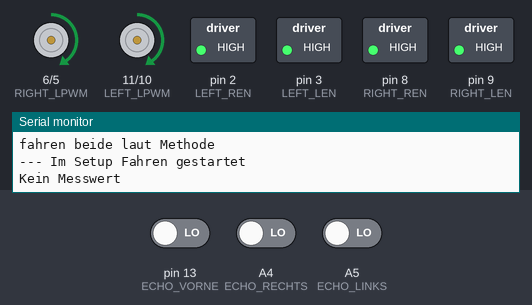
Bench run of a sketch on a simulated Arduino Uno, built with avr-gcc and run on an emulated ATmega328P. Parts: motor-driver pin pairs drawn as motors (green arrow = first pin HIGH = forward, orange = second pin HIGH = backward, longer = more drive), switched loads named in the sketch (green lamp = pin HIGH), the last lines printed to the serial monitor. Inputs (shaded band) come from the test bench; at power-on: pin 13 (ECHO_VORNE) LOW, A4 (ECHO_RECHTS) LOW, A5 (ECHO_LINKS) LOW. Pins used as bus, display or sensor lines are not drawn.

Above: at 4.5 s.
At 14.9 s:
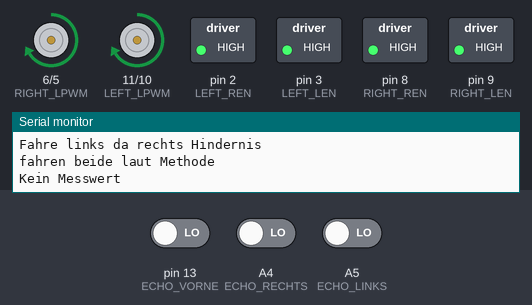
At 27.8 s:
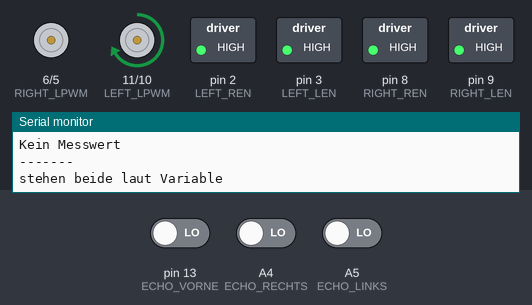
At 55.5 s:
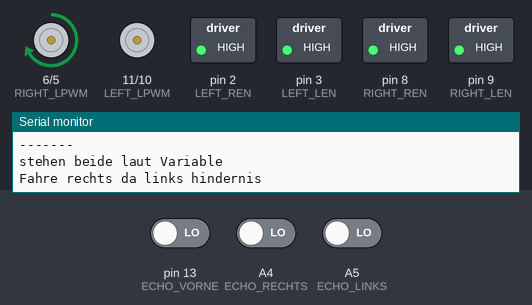
Timing chart, 0 to 58.6 s (numbered marks = the images above):
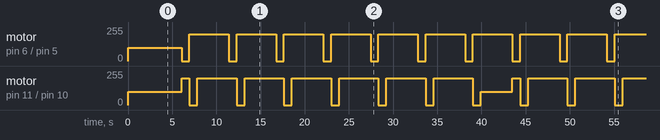

The sketch:

old_code.ino
```cpp
#include <Arduino.h>

/*
  MAI Cup Junior Code
  made at 25 Jan 2022
  by Christoph & Emanuel @ MAI Robotics
  Home
  26.01.2022
*/

//Todos: Zeit für Kurve einfügen, Pins einstellen, Links und rechts verkabeln, Besser Verkabeln
// - Pins -
// Motor rechts
#define RIGHT_RPWM 5
#define RIGHT_LPWM 6
#define RIGHT_REN 8
#define RIGHT_LEN 9
//Motor links
#define LEFT_RPWM 10
#define LEFT_LPWM 11
#define LEFT_REN 2
#define LEFT_LEN 3
// Ultraschall vorne
#define TRIGGER_VORNE 12 //Ultraschallsensor vorne Trigger Pin
#define ECHO_VORNE 13    //Ultraschallsensor vorne Echo Pin
// Ultraschall links
#define TRIGGER_LINKS 7
#define ECHO_LINKS A5
//Ultraschall rechts
#define TRIGGER_RECHTS 4
#define ECHO_RECHTS A4

// - Daten -
int outLeft;
int outRight;
// alte trash logic dinger
int logicRight; //Temporärer Speicher bei der Kurve
int logicLeft; //Temporärer Speicher bei der Kurve
int logicRight1; //Temporärer Speicher bei der Kurve
int logicLeft1; //Temporärer Speicher bei der Kurve
int logicRight2; //Temporärer Speicher bei der Kurve
int logicLeft2; //Temporärer Speicher bei der Kurve
// neue logic checks
int hindernisLinks;
int hindernisRechts;

long dauerVorne=0; // Dauer Speicher für Ultraschcallsensor vorne
long entfernungVorne=0; // Entfernung Speicher für Ultraschcallsensor vorne

long dauerLinks=0;
long entfernungLinks=0;

long dauerRechts=0;
long entfernungRechts=0;

void motorAnsteuern() {
  analogWrite(RIGHT_LPWM,outRight); //Schreibe Geschwindigkeit auf Pins
  analogWrite(RIGHT_RPWM,0);        //Schreibe Geschwindigkeit auf Pins
  analogWrite(LEFT_LPWM,outLeft);   //Schreibe Geschwindigkeit auf Pins
  analogWrite(LEFT_RPWM,0);         //Schreibe Geschwindigkeit auf Pins
}

/*
 * Motoren starten (beiden fahren)
 */
void fahrenBeide() {
  outLeft = 100; //Setze Geschwindigkeit links auf 100
  outRight = 100; //Setze Geschwindigkeit rechts auf 100
  motorAnsteuern();
  Serial.println("fahren beide laut Methode");
}

/*
 * Motoren stoppen (beide)
 */
void stehenbleiben() {
  outLeft = 0;
  outRight = 0;
  motorAnsteuern();
  Serial.println("stehen beide laut Variable");
}

/*
 * Methode zum Messen der Entfernung
 * @todo: links und rechts wieder einkommentieren
 */
void entfernungMessenVorne() {
  digitalWrite(TRIGGER_VORNE, LOW); //Hier nimmt man die Spannung für kurze Zeit vom Trigger-Pin, damit man später beim Senden des Trigger-Signals ein rauschfreies Signal hat.
  delay(5); // Pause 5 Millisekunden
  digitalWrite(TRIGGER_VORNE, HIGH); //Jetzt sendet man eine Ultraschallwelle los.
  delay(10); //Dieser „Ton“ erklingt für 10 Millisekunden.
  digitalWrite(TRIGGER_VORNE, LOW);//Dann wird der „Ton“ abgeschaltet.
  dauerVorne = pulseIn(ECHO_VORNE, HIGH); //Mit dem Befehl „pulseIn“ zählt der Mikrokontroller die Zeit in Mikrosekunden, bis der Schall zum Ultraschallsensor zurückkehrt.
  entfernungVorne = (long)((dauerVorne/2) * 0.03432); //Nun berechnet man die Entfernung in Zentimetern. Man teilt zunächst die Zeit durch zwei (Weil man ja nur eine Strecke berechnen möchte und nicht die Strecke hin- und zurück). Den Wert multipliziert man mit der Schallgeschwindigkeit in der Einheit Zentimeter/Mikrosekunde und erhält dann den Wert in Zentimetern.

  if (entfernungVorne >= 500 || entfernungVorne <= 0) {//Wenn die gemessene Entfernung über 500cm oder unter 0cm liegt,…
    Serial.println("Kein Messwert"); //dann soll der serial monitor ausgeben „Kein Messwert“, weil Messwerte in diesen Bereichen falsch oder ungenau sind.
  }
  else {
    Serial.print(entfernungVorne); //…soll der Wert der Entfernung an den serial monitor hier ausgegeben werden.
    Serial.println(" cm Vorne"); // Hinter dem Wert der Entfernung soll auch am Serial Monitor die Einheit "cm" angegeben werden, danach eine neue Zeile
  }
}

void entfernungMessenLinks() {
  digitalWrite(TRIGGER_LINKS, LOW); //Hier nimmt man die Spannung für kurze Zeit vom Trigger-Pin, damit man später beim Senden des Trigger-Signals ein rauschfreies Signal hat.
  delay(5); // Pause 5 Millisekunden
  digitalWrite(TRIGGER_LINKS, HIGH); //Jetzt sendet man eine Ultraschallwelle los.
  delay(10); //Dieser „Ton“ erklingt für 10 Millisekunden.
  digitalWrite(TRIGGER_LINKS, LOW);//Dann wird der „Ton“ abgeschaltet.
  dauerLinks = pulseIn(ECHO_LINKS, HIGH); //Mit dem Befehl „pulseIn“ zählt der Mikrokontroller die Zeit in Mikrosekunden, bis der Schall zum Ultraschallsensor zurückkehrt.
  entfernungLinks = (long)((dauerLinks/2) * 0.03432); //Nun berechnet man die Entfernung in Zentimetern. Man teilt zunächst die Zeit durch zwei (Weil man ja nur eine Strecke berechnen möchte und nicht die Strecke hin- und zurück). Den Wert multipliziert man mit der Schallgeschwindigkeit in der Einheit Zentimeter/Mikrosekunde und erhält dann den Wert in Zentimetern.

  if (entfernungLinks >= 500 || entfernungLinks <= 0) {//Wenn die gemessene Entfernung über 500cm oder unter 0cm liegt,…
    Serial.println("Kein Messwert"); //dann soll der serial monitor ausgeben „Kein Messwert“, weil Messwerte in diesen Bereichen falsch oder ungenau sind.
  }
  else {
    Serial.print(entfernungLinks); //…soll der Wert der Entfernung an den serial monitor hier ausgegeben werden.
    Serial.println(" cm Links"); // Hinter dem Wert der Entfernung soll auch am Serial Monitor die Einheit "cm" angegeben werden, danach eine neue Zeile
  }
}


void entfernungMessenRechts() {
  digitalWrite(TRIGGER_RECHTS, LOW); //Hier nimmt man die Spannung für kurze Zeit vom Trigger-Pin, damit man später beim Senden des Trigger-Signals ein rauschfreies Signal hat.
  delay(5); // Pause 5 Millisekunden
  digitalWrite(TRIGGER_RECHTS, HIGH); //Jetzt sendet man eine Ultraschallwelle los.
  delay(10); //Dieser „Ton“ erklingt für 10 Millisekunden.
  digitalWrite(TRIGGER_RECHTS, LOW);//Dann wird der „Ton“ abgeschaltet.
  dauerRechts = pulseIn(ECHO_RECHTS, HIGH); //Mit dem Befehl „pulseIn“ zählt der Mikrokontroller die Zeit in Mikrosekunden, bis der Schall zum Ultraschallsensor zurückkehrt.
  entfernungRechts = (long)((dauerRechts/2) * 0.03432); //Nun berechnet man die Entfernung in Zentimetern. Man teilt zunächst die Zeit durch zwei (Weil man ja nur eine Strecke berechnen möchte und nicht die Strecke hin- und zurück). Den Wert multipliziert man mit der Schallgeschwindigkeit in der Einheit Zentimeter/Mikrosekunde und erhält dann den Wert in Zentimetern.

  if (entfernungRechts >= 500 || entfernungRechts <= 0) {//Wenn die gemessene Entfernung über 500cm oder unter 0cm liegt,…
    Serial.println("Kein Messwert"); //dann soll der serial monitor ausgeben „Kein Messwert“, weil Messwerte in diesen Bereichen falsch oder ungenau sind.
  }
  else {
    Serial.print(entfernungRechts); //…soll der Wert der Entfernung an den serial monitor hier ausgegeben werden.
    Serial.println(" cm Rechts"); // Hinter dem Wert der Entfernung soll auch am Serial Monitor die Einheit "cm" angegeben werden, danach eine neue Zeile
  }
}

void umdrehungZeit() {
    delay(900);                          //HIER ZEIT EINFÜGEN WIE LANG ES DAUERT FÜR EINE KURVE
}

void kursUmdrehungZeit() { //Zeit um wieder auf den Kurs zu kommen
    delay(100);                          //HIER ZEIT EINFÜGEN WIE LANG ES DAUERT FÜR EINE UMDREHUNG
}

void halbUmdrehungRechts() { //Quasi 90* Drehung
    outLeft = 200;
    outRight = 0;
    motorAnsteuern();
    delay(900);
    outLeft = 0;
    motorAnsteuern();
}

void halbUmdrehungLinks() { //Quasi 90* Drehung
    outLeft = 0;
    outRight = 200;
    motorAnsteuern();
    delay(900);
    outRight = 0;
    motorAnsteuern();
}

// ------------------------------------------------------------------------------------
// -                                Ende der Methoden                                 -
// ------------------------------------------------------------------------------------


// - Erster Start -

void setup() {
  Serial.begin(9600); //Starte den Serial Monitor
  // Motor rechts
  pinMode(RIGHT_RPWM,OUTPUT); //Pin-Modus setzen --> Pulsweitenmodulation
  pinMode(RIGHT_LPWM,OUTPUT); //Pin-Modus setzen --> Pulsweitenmodulation
  pinMode(RIGHT_LEN,OUTPUT);  //Pin-Modus setzen --> Pulsweitenmodulation
  pinMode(RIGHT_REN,OUTPUT);  //Pin-Modus setzen --> Pulsweitenmodulation
  digitalWrite(RIGHT_REN,HIGH); //Pin beschreiben
  digitalWrite(RIGHT_LEN,HIGH); //Pin beschreiben
  // Motor links
  pinMode(LEFT_RPWM,OUTPUT); //Pin-Modus setzen --> Pulsweitenmodulation
  pinMode(LEFT_LPWM,OUTPUT); //Pin-Modus setzen --> Pulsweitenmodulation
  pinMode(LEFT_LEN,OUTPUT);  //Pin-Modus setzen --> Pulsweitenmodulation
  pinMode(LEFT_REN,OUTPUT);  //Pin-Modus setzen --> Pulsweitenmodulation
  digitalWrite(LEFT_REN,HIGH); //Pin beschreiben
  digitalWrite(LEFT_LEN,HIGH); //Pin beschreiben
  // Abstandssensor vorne
  pinMode(TRIGGER_VORNE, OUTPUT); // Trigger-Pin ist ein Ausgang
  pinMode(ECHO_VORNE, INPUT); // Echo-Pin ist ein Eingang
  // Abstandssensor links
  pinMode(TRIGGER_LINKS, OUTPUT); // Trigger-Pin ist ein Ausgang
  pinMode(ECHO_LINKS, INPUT); // Echo-Pin ist ein Eingang
  // Abstandssensor rechts
  pinMode(TRIGGER_RECHTS, OUTPUT); // Trigger-Pin ist ein Ausgang
  pinMode(ECHO_RECHTS, INPUT); // Echo-Pin ist ein Eingang


  Serial.println("--- Pins gesetzt");
  fahrenBeide(); //Bot startet das Fahren
  Serial.println("--- Im Setup Fahren gestartet");
  delay(3000);
}


/*
 * Main Loop
 */
void loop() {
  entfernungMessenVorne(); // bot misst erstmal überall die entfernung
  entfernungMessenLinks();
  entfernungMessenRechts();
  Serial.println("-------"); //print dass man sich auskennt im serial monitor
  if (entfernungVorne < 12) { //bot schaut ob vorne eine wand ist, die maximal 12cm entfernt ist, wenn ja:
    stehenbleiben(); //erstmal stehenbleiben
    if (entfernungLinks > 17) { //schaut ob ein hindernis links vorhanden ist, speicher dann
      hindernisLinks = 1;
    }
    if(entfernungRechts > 17) { //schaut ob ein hindernis rechts vorhanden ist, speicher dann
      hindernisRechts = 1;
    }

    if (2 <= (hindernisLinks + hindernisRechts)) {
      stehenbleiben();
      Serial.println("Überall ein Hindernis, bleibe stehen.");
      delay(5000);
    }
    if (hindernisLinks = 1) {
      halbUmdrehungRechts();
      Serial.println("Fahre rechts da links hindernis");
    }
    if (hindernisRechts = 1) {
      halbUmdrehungLinks();
      Serial.println("Fahre links da rechts Hindernis");
    }
    if (0 >= (hindernisLinks + hindernisRechts)) {
      Serial.println("Kein Hindernis vorhanden, fährt nach rechts");
      halbUmdrehungRechts();
    }
    /*
    if(1 >= (hindernisLinks + hindernisRechts)) { //schauen ob mindestens ein hindernis vorhanden ist
      if(hindernisLinks = 1) { //wenn links ein hindernis ist wird nach rechts gefahren
        halbUmdrehungRechts();
        Serial.println("Fährt 90° nach rechts");
      } //AB HIER BUG: AUCH WENN KEINS IS WIRD NACH RECHTS GEFAHREN!!!
      if(hindernisRechts = 1) { //wenn links ein hindernis ist wird nach rechts gefahren
        halbUmdrehungLinks();
        Serial.println("Fährt 90° nach links");
      }
      stehenbleiben();
    }
    else {
      halbUmdrehungRechts();
    }*/
    hindernisLinks = 0; //Temporäre Variablen wieder auf 0 setzten für die nächste Kurve
    hindernisRechts = 0; //Temporäre Variablen wieder auf 0 setzten für die nächste Kurve
    fahrenBeide(); //wieder losfahren

    // Kurve ende


    /*
    entfernungMessenLinks(); //entfernungen nach der kurve zur sicherheit messen
    entfernungMessenRechts();

    if (entfernungLinks != entfernungRechts) {
      if (entfernungLinks > entfernungRechts) {
        stehenbleiben();
        outRight = 100;
        motorAnsteuern();
        delay(150);
        fahrenBeide();
      }
      if (entfernungRechts > entfernungLinks) {
        stehenbleiben();
        outLeft = 100;
        motorAnsteuern();
        delay(150);
        fahrenBeide();
      }
    }*/

  }
  delay(500); //Delay dass der ned durchdreht ;)
}
//Code Ende
```

Measured:
- by itself, motor on pin 6 (RIGHT_LPWM) / pin 5 (RIGHT_RPWM): repeats every 5.3 s: stopped 0.90 s, forward 200/255 4.4 s
- by itself, motor on pin 11 (LEFT_LPWM) / pin 10 (LEFT_RPWM): stopped → forward 100/255 at 0.00 s, → forward 200/255 6.1 s later, → stopped 0.90 s later, → forward 200/255 0.90 s later, … (52 changes in this stretch)
